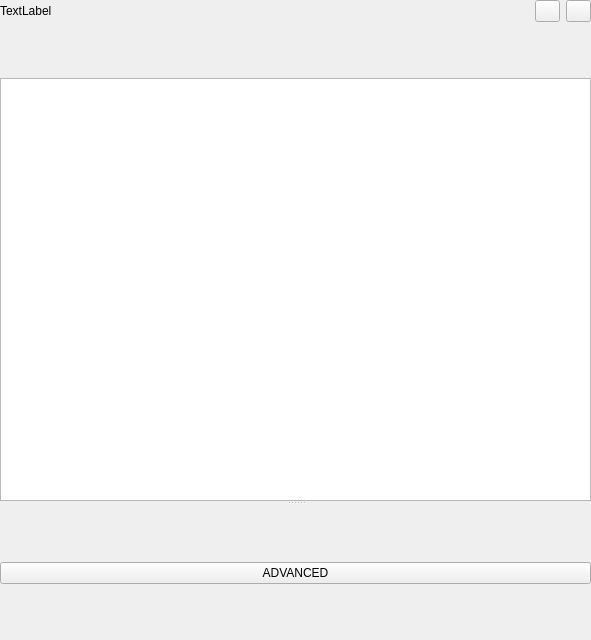
<?xml version="1.0" encoding="UTF-8"?>
<ui version="4.0">
 <class>Form</class>
 <widget class="QWidget" name="Form">
  <property name="geometry">
   <rect>
    <x>0</x>
    <y>0</y>
    <width>591</width>
    <height>640</height>
   </rect>
  </property>
  <property name="windowTitle">
   <string>Form</string>
  </property>
  <layout class="QVBoxLayout" name="verticalLayout" stretch="0">
   <property name="spacing">
    <number>0</number>
   </property>
   <property name="leftMargin">
    <number>0</number>
   </property>
   <property name="topMargin">
    <number>0</number>
   </property>
   <property name="rightMargin">
    <number>0</number>
   </property>
   <property name="bottomMargin">
    <number>0</number>
   </property>
   <item>
    <widget class="QWidget" name="mainWidget" native="true">
     <layout class="QVBoxLayout" name="mainLayout" stretch="0,0,0">
      <property name="spacing">
       <number>3</number>
      </property>
      <property name="leftMargin">
       <number>0</number>
      </property>
      <property name="topMargin">
       <number>0</number>
      </property>
      <property name="rightMargin">
       <number>0</number>
      </property>
      <property name="bottomMargin">
       <number>0</number>
      </property>
      <item>
       <widget class="QWidget" name="nameWidget" native="true">
        <layout class="QHBoxLayout" name="horizontalLayout">
         <property name="leftMargin">
          <number>0</number>
         </property>
         <property name="topMargin">
          <number>0</number>
         </property>
         <property name="rightMargin">
          <number>0</number>
         </property>
         <property name="bottomMargin">
          <number>0</number>
         </property>
         <item>
          <widget class="QLabel" name="nameLabel">
           <property name="text">
            <string>TextLabel</string>
           </property>
          </widget>
         </item>
         <item>
          <widget class="QPushButton" name="renameButton">
           <property name="minimumSize">
            <size>
             <width>25</width>
             <height>0</height>
            </size>
           </property>
           <property name="maximumSize">
            <size>
             <width>25</width>
             <height>25</height>
            </size>
           </property>
           <property name="toolTip">
            <string>Rename</string>
           </property>
           <property name="text">
            <string/>
           </property>
          </widget>
         </item>
         <item>
          <widget class="QPushButton" name="dataButton">
           <property name="minimumSize">
            <size>
             <width>25</width>
             <height>0</height>
            </size>
           </property>
           <property name="maximumSize">
            <size>
             <width>25</width>
             <height>25</height>
            </size>
           </property>
           <property name="text">
            <string/>
           </property>
          </widget>
         </item>
        </layout>
       </widget>
      </item>
      <item>
       <layout class="QHBoxLayout" name="versionLayout" stretch="0,0,0,0,0">
        <property name="spacing">
         <number>3</number>
        </property>
        <property name="sizeConstraint">
         <enum>QLayout::SetDefaultConstraint</enum>
        </property>
        <property name="leftMargin">
         <number>0</number>
        </property>
        <property name="topMargin">
         <number>0</number>
        </property>
        <property name="rightMargin">
         <number>3</number>
        </property>
        <property name="bottomMargin">
         <number>0</number>
        </property>
        <item>
         <widget class="QPushButton" name="newVersionButton">
          <property name="minimumSize">
           <size>
            <width>0</width>
            <height>50</height>
           </size>
          </property>
          <property name="toolTip">
           <string>Add new version</string>
          </property>
          <property name="text">
           <string/>
          </property>
          <property name="flat">
           <bool>true</bool>
          </property>
         </widget>
        </item>
        <item>
         <widget class="QPushButton" name="delVersionButton">
          <property name="minimumSize">
           <size>
            <width>0</width>
            <height>50</height>
           </size>
          </property>
          <property name="toolTip">
           <string>Delete this version</string>
          </property>
          <property name="text">
           <string/>
          </property>
          <property name="flat">
           <bool>true</bool>
          </property>
         </widget>
        </item>
        <item>
         <widget class="QPushButton" name="openButton">
          <property name="minimumSize">
           <size>
            <width>0</width>
            <height>50</height>
           </size>
          </property>
          <property name="toolTip">
           <string>View the graph in the last exec state</string>
          </property>
          <property name="text">
           <string/>
          </property>
          <property name="flat">
           <bool>true</bool>
          </property>
         </widget>
        </item>
        <item>
         <widget class="QPushButton" name="metaButton">
          <property name="minimumSize">
           <size>
            <width>0</width>
            <height>50</height>
           </size>
          </property>
          <property name="toolTip">
           <string>Show metadata</string>
          </property>
          <property name="text">
           <string/>
          </property>
          <property name="flat">
           <bool>true</bool>
          </property>
         </widget>
        </item>
        <item>
         <widget class="QPushButton" name="lockButton">
          <property name="minimumSize">
           <size>
            <width>0</width>
            <height>50</height>
           </size>
          </property>
          <property name="text">
           <string/>
          </property>
          <property name="flat">
           <bool>true</bool>
          </property>
         </widget>
        </item>
       </layout>
      </item>
      <item>
       <widget class="QSplitter" name="splitter">
        <property name="orientation">
         <enum>Qt::Vertical</enum>
        </property>
        <widget class="QWidget" name="commentLayout" native="true">
         <layout class="QVBoxLayout" name="XXX">
          <property name="topMargin">
           <number>0</number>
          </property>
          <property name="bottomMargin">
           <number>0</number>
          </property>
          <item>
           <widget class="QPlainTextEdit" name="commentTextEdit">
            <property name="sizePolicy">
             <sizepolicy hsizetype="Expanding" vsizetype="Minimum">
              <horstretch>0</horstretch>
              <verstretch>0</verstretch>
             </sizepolicy>
            </property>
            <property name="minimumSize">
             <size>
              <width>0</width>
              <height>200</height>
             </size>
            </property>
           </widget>
          </item>
         </layout>
        </widget>
        <widget class="QWidget" name="splitterWidget2" native="true">
         <property name="minimumSize">
          <size>
           <width>0</width>
           <height>100</height>
          </size>
         </property>
         <layout class="QVBoxLayout" name="verticalLayout_5">
          <property name="spacing">
           <number>0</number>
          </property>
          <property name="leftMargin">
           <number>0</number>
          </property>
          <property name="topMargin">
           <number>0</number>
          </property>
          <property name="rightMargin">
           <number>0</number>
          </property>
          <property name="bottomMargin">
           <number>0</number>
          </property>
          <item>
           <layout class="QHBoxLayout" name="versionManageLayout">
            <property name="spacing">
             <number>3</number>
            </property>
            <property name="leftMargin">
             <number>0</number>
            </property>
            <property name="topMargin">
             <number>0</number>
            </property>
            <property name="rightMargin">
             <number>0</number>
            </property>
            <property name="bottomMargin">
             <number>0</number>
            </property>
           </layout>
          </item>
          <item>
           <layout class="QVBoxLayout" name="varsLayout">
            <property name="spacing">
             <number>0</number>
            </property>
           </layout>
          </item>
          <item>
           <widget class="QWidget" name="paramsLayoutWidget" native="true">
            <layout class="QVBoxLayout" name="verticalLayout_3" stretch="0">
             <item>
              <layout class="QVBoxLayout" name="paramsLayout">
               <property name="spacing">
                <number>6</number>
               </property>
               <property name="leftMargin">
                <number>3</number>
               </property>
               <property name="topMargin">
                <number>3</number>
               </property>
               <property name="rightMargin">
                <number>3</number>
               </property>
               <property name="bottomMargin">
                <number>3</number>
               </property>
              </layout>
             </item>
            </layout>
           </widget>
          </item>
          <item>
           <widget class="QPushButton" name="advancedButton">
            <property name="text">
             <string>ADVANCED</string>
            </property>
           </widget>
          </item>
          <item>
           <widget class="QWidget" name="advancedWidget" native="true">
            <layout class="QVBoxLayout" name="verticalLayout_2">
             <item>
              <layout class="QVBoxLayout" name="advancedLayout"/>
             </item>
            </layout>
           </widget>
          </item>
         </layout>
        </widget>
       </widget>
      </item>
     </layout>
    </widget>
   </item>
  </layout>
 </widget>
 <resources/>
 <connections/>
</ui>
